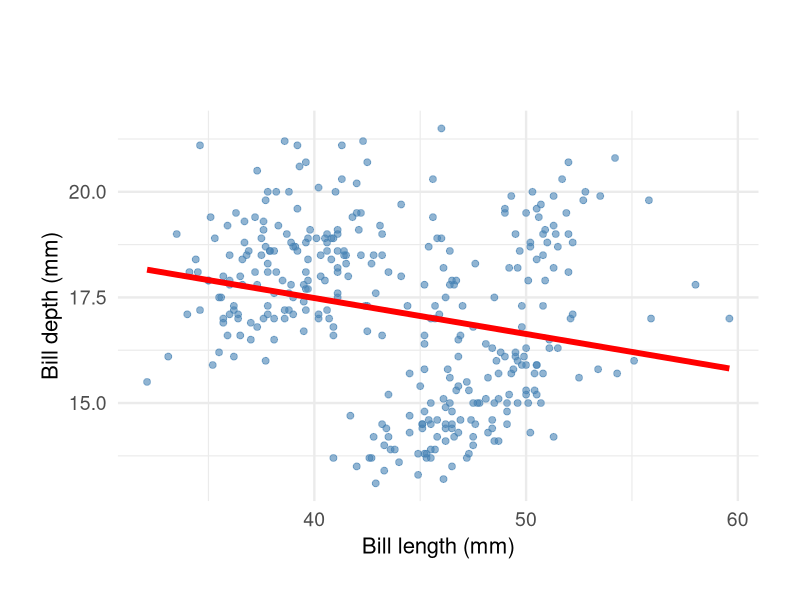
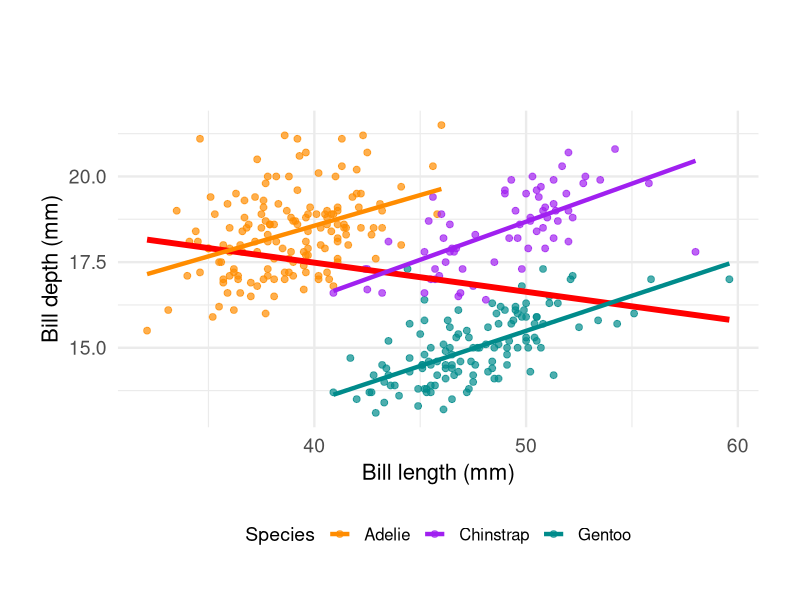
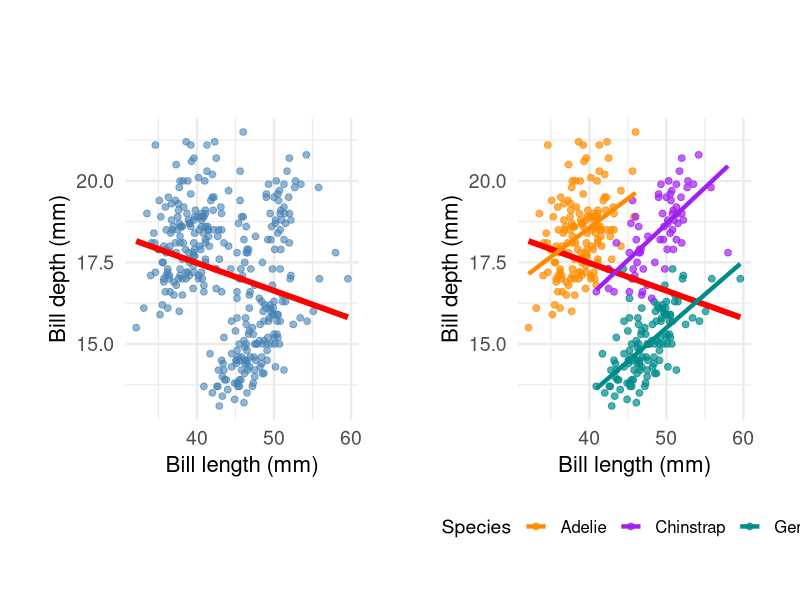

Source code (R) for these figures, in order:
## ---- chunk 1
#| message: false
#| warning: false
# Set CRAN mirror for package installation
options(repos = c(CRAN = "https://cran.rstudio.com/"))

# Install required packages if not already installed
if (!require(patchwork, quietly = TRUE)) {
  install.packages("patchwork")
  library(patchwork)
}

library(ggplot2)
library(palmerpenguins)
data(penguins)
## ---- chunk 2
#| message: false
#| warning: false
plot1 <- ggplot(data = penguins,
        aes(x = bill_length_mm,
        y = bill_depth_mm)) +
  theme_minimal(18) +
  geom_point(alpha = 0.6, color = "steelblue", size = 2) +
  labs(x = "Bill length (mm)",
       y = "Bill depth (mm)") +
  theme(plot.title.position = "plot",
        plot.caption = element_text(hjust = 0, face= "italic"),
        plot.caption.position = "plot",
        plot.margin = margin(t = 80, r = 30, b = 30, l = 30),
        axis.text = element_text(size = 14),
        axis.title = element_text(size = 16)) +
  geom_smooth(method = "lm", se = FALSE, color = "red", linewidth = 2)

plot1
## ---- chunk 3
#| message: false
#| warning: false
#| eval: true
#| fig-cap: "Simpson's Paradox Revealed: Overall vs. Species-Specific Relationships"

plot2 <- ggplot(data = penguins,
       aes(x = bill_length_mm,
           y = bill_depth_mm,
           color = species)) +
  theme_minimal(18) +
  geom_point(alpha = 0.7, size = 2) +
  scale_color_manual(values = c("darkorange","purple","cyan4"),
                     name = "Species") +
  labs(x = "Bill length (mm)",
       y = "Bill depth (mm)") +
  theme(plot.title.position = "plot",
        plot.caption = element_text(hjust = 0, face = "italic"),
        plot.caption.position = "plot",
        legend.position = "bottom",
        plot.margin = margin(t = 80, r = 30, b = 30, l = 30),
        axis.text = element_text(size = 14),
        axis.title = element_text(size = 16),
        legend.text = element_text(size = 12),
        legend.title = element_text(size = 14)) +
  # Overall trend (ignoring species)
  geom_smooth(method = "lm", se = FALSE, color = "red", 
              linewidth = 2, alpha = 0.8) +
  # Species-specific trends
  geom_smooth(method = "lm", se = FALSE, linewidth = 1.5)

plot2
## ---- chunk 4
#| message: false
#| warning: false
#| fig-cap: "Simpson's Paradox: The same data tells two different stories"

# Create the stacked comparison using patchwork
comparison_plot <- plot1 + plot2 

comparison_plot
